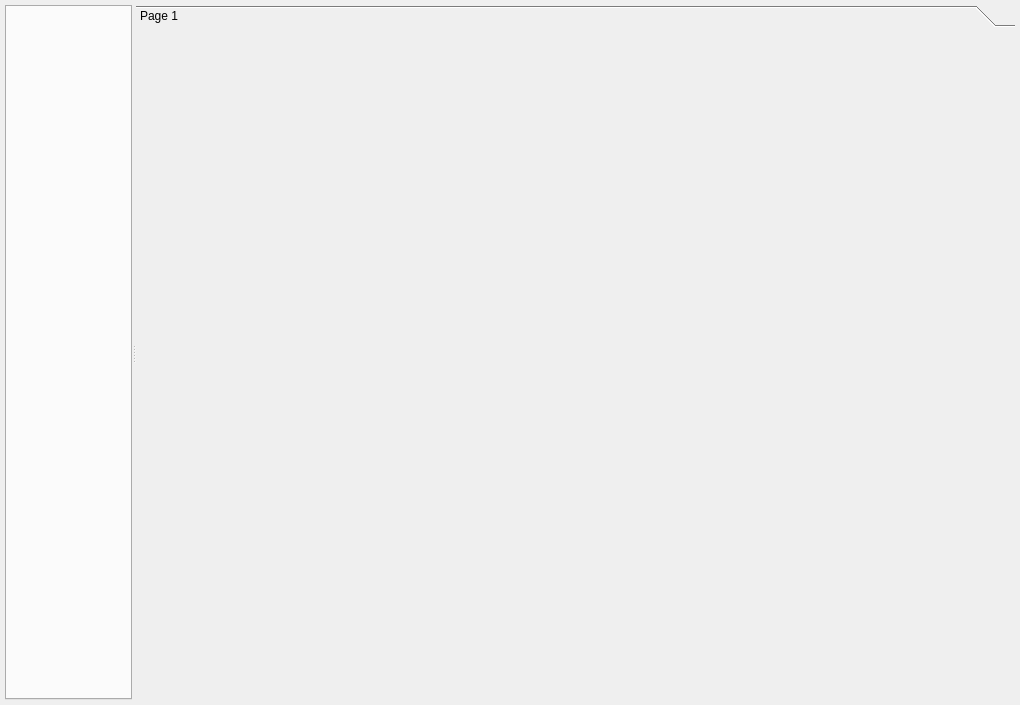
<?xml version="1.0" encoding="UTF-8"?>
<ui version="4.0">
 <author>Anton Rau</author>
 <class>CaloWidget</class>
 <widget class="QWidget" name="CaloWidget">
  <property name="geometry">
   <rect>
    <x>0</x>
    <y>0</y>
    <width>1020</width>
    <height>705</height>
   </rect>
  </property>
  <property name="windowTitle">
   <string>Calo</string>
  </property>
  <property name="sizeGripEnabled" stdset="0">
   <bool>true</bool>
  </property>
  <layout class="QVBoxLayout" name="verticalLayout">
   <property name="spacing">
    <number>0</number>
   </property>
   <property name="leftMargin">
    <number>5</number>
   </property>
   <property name="topMargin">
    <number>5</number>
   </property>
   <property name="rightMargin">
    <number>5</number>
   </property>
   <property name="bottomMargin">
    <number>5</number>
   </property>
   <item>
    <widget class="QSplitter" name="splitter">
     <property name="sizePolicy">
      <sizepolicy hsizetype="Expanding" vsizetype="Expanding">
       <horstretch>0</horstretch>
       <verstretch>0</verstretch>
      </sizepolicy>
     </property>
     <property name="orientation">
      <enum>Qt::Orientation::Horizontal</enum>
     </property>
     <widget class="QTabWidget" name="tabWidget">
      <property name="currentIndex">
       <number>-1</number>
      </property>
     </widget>
     <widget class="QToolBox" name="toolBox">
      <property name="currentIndex">
       <number>0</number>
      </property>
      <widget class="QWidget" name="page">
       <property name="geometry">
        <rect>
         <x>0</x>
         <y>0</y>
         <width>881</width>
         <height>665</height>
        </rect>
       </property>
       <attribute name="label">
        <string>Page 1</string>
       </attribute>
      </widget>
     </widget>
    </widget>
   </item>
  </layout>
 </widget>
 <resources>
  <include location="../../../../../../resources/resources.qrc"/>
 </resources>
 <connections/>
 <slots>
  <slot>accept()</slot>
  <slot>reject()</slot>
 </slots>
</ui>
